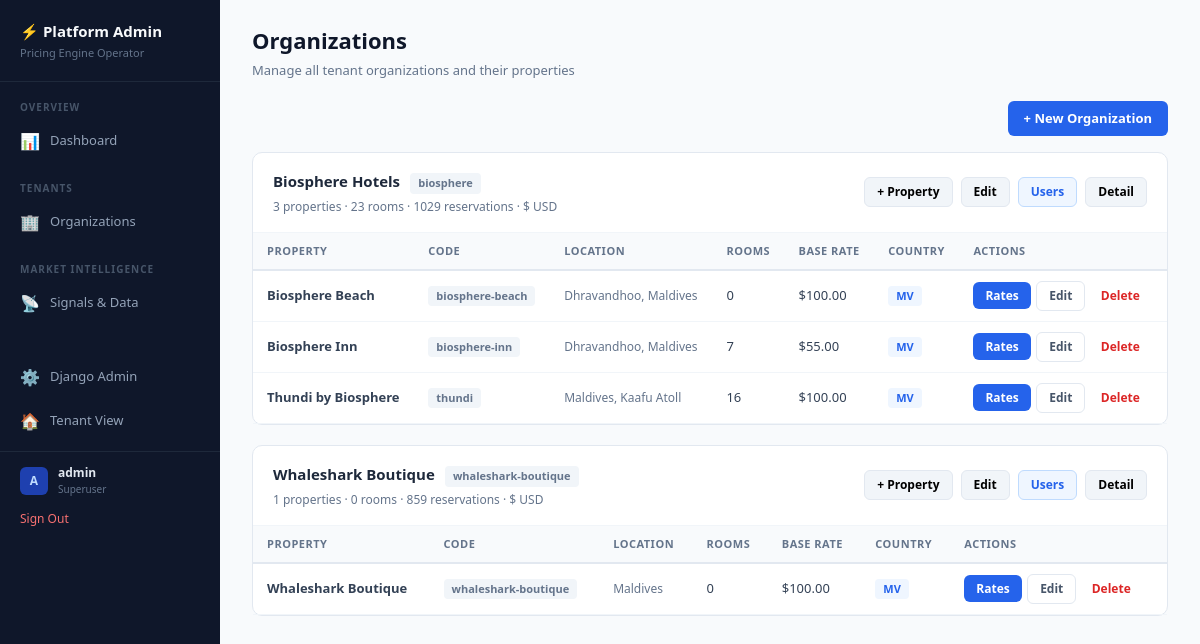
Screenshot of /platform/organizations/ (signed in) with the database file from the repository.
### pricing/models/core.py (models this page shows, shortened)
class Organization(models.Model):
    name = models.CharField(
        max_length=200,
        help_text="Organization name (e.g., 'Atoll Resorts Group')"
    )
    code = models.SlugField(
        max_length=50,
        unique=True,
        help_text="URL-friendly code (e.g., 'atoll-resorts')"
    )
    default_currency = models.CharField(
        max_length=3,
        default='USD',
        help_text="Default currency code (e.g., USD, EUR)"
    )
    currency_symbol = models.CharField(
        max_length=5,
        default='$',
        help_text="Currency symbol for display"
    )
    is_active = models.BooleanField(
        default=True,
        help_text="Whether this organization is active"
    )
    created_at = models.DateTimeField(auto_now_add=True)
    updated_at = models.DateTimeField(auto_now=True)
    class Meta:
        ordering = ['name']
        verbose_name = "Organization"
        verbose_name_plural = "Organizations"

class Property(models.Model):
    organization = models.ForeignKey(
        Organization,
        on_delete=models.PROTECT,
        related_name='properties',
        help_text="Parent organization"
    )
    name = models.CharField(
        max_length=200,
        default="My Hotel",
        help_text="Property name"
    )
    code = models.SlugField(
        max_length=50,
        help_text="URL-friendly code (e.g., 'biosphere-inn')"
    )
    reference_base_rate = models.DecimalField(
        max_digits=10,
        decimal_places=2,
        default=Decimal('100.00'),
        help_text="Reference rate for room index calculations (e.g., Standard Room rate)"
    )
    currency_symbol = models.CharField(
        max_length=5,
        default='$',
        help_text="Currency symbol to display"
    )
    location = models.CharField(
        max_length=255,
        blank=True,
        help_text="e.g., Maldives, Kaafu Atoll"
    )
    country_code = models.CharField(
        max_length=2,
        default='MV',
        db_index=True,
        help_text="ISO 3166-1 alpha-2 country code (e.g., 'MV' for Maldives)"
    )
    total_rooms = models.PositiveIntegerField(
        default=0,
        help_text="Total number of rooms (auto-calculated from room types)"
    )
    service_charge_percent = models.DecimalField(
        max_digits=5,
        decimal_places=2,
        default=Decimal('10.00'),
        validators=[MinValueValidator(0), MaxValueValidator(100)],
        help_text="Service charge percentage (e.g., 10.00 for 10%)"
    )
    tax_percent = models.DecimalField(
        max_digits=5,
        decimal_places=2,
        default=Decimal('16.00'),
        validators=[MinValueValidator(0), MaxValueValidator(100)],
        help_text="Tax percentage (e.g., 16.00 for 16% GST)"
    )
    tax_on_service_charge = models.BooleanField(
        default=True,
        help_text="Whether tax is calculated on subtotal + service charge (True) or just subtotal (False)"
    )
    min_rate_warning = models.DecimalField(
        max_digits=10,
        decimal_places=2,
        null=True,
        blank=True,
        help_text="Warn if any rate falls below this amount"
    )
    max_discount_warning = models.DecimalField(
        max_digits=5,
        decimal_places=2,
        null=True,
        blank=True,
        default=Decimal('40.00'),
        help_text="Warn if total discount percentage exceeds this value"
    )
    is_active = models.BooleanField(
        default=True,
        help_text="Whether this property is active"
    )
    created_at = models.DateTimeField(auto_now_add=True)
    updated_at = models.DateTimeField(auto_now=True)
    class Meta:
        ordering = ['organization', 'name']
        unique_together = ['organization', 'code']
        verbose_name = "Property"
        verbose_name_plural = "Properties"

### platform_data/views.py (the view)
# urls.py: path('organizations/', views.PlatformOrganizationsView.as_view(), name='organizations'),
class PlatformOrganizationsView(SuperuserRequiredMixin, TemplateView):
    template_name = 'platform_data/organizations.html'
    def get_context_data(self, **kwargs):
        context = super().get_context_data(**kwargs)
        from pricing.models import Organization
        from pricing.models.analytics import Reservation
        orgs = Organization.objects.filter(is_active=True).prefetch_related('properties')
        org_list = []
        for org in orgs:
            props = org.properties.filter(is_active=True)
            total_reservations = Reservation.objects.filter(
                hotel__organization=org
            ).count()
            org_list.append({
                'org': org,
                'properties': props,
                'property_count': props.count(),
                'total_rooms': sum(p.total_rooms for p in props),
                'total_reservations': total_reservations,
            })
        context['organizations'] = org_list
        return context

### platform_data/views.py (called while the page is built)
    def test_func(self):
        return self.request.user.is_authenticated and self.request.user.is_superuser

### platform_data/templates/platform_data/organizations.html (shortened to what this page needs)
{% extends "platform_data/base.html" %}
{% block page_title %}Organizations{% endblock %}
{% block page_subtitle %}Manage all tenant organizations and their properties{% endblock %}
{% block content %}
<div style="display:flex; justify-content:flex-end; margin-bottom:16px;">
    <button class="btn btn-primary" onclick="showOrgModal()">+ New Organization</button>
</div>
{% for org_item in organizations %}
<div class="platform-card" id="org-card-{{ org_item.org.pk }}">
    <div class="platform-card-header">
        <div>
            <h3 style="display:inline;">{{ org_item.org.name }}</h3>
            <span class="badge badge-gray" style="margin-left:6px;">{{ org_item.org.code }}</span>
            <div style="font-size:12px; color:#64748b; margin-top:4px;">{{ org_item.property_count }} properties · {{ org_item.total_rooms }} rooms · {{ org_item.total_reservations }} reservations · {{ org_item.org.currency_symbol }} {{ org_item.org.default_currency }}</div>
        </div>
        <div style="display:flex; gap:8px;">
            <button class="btn btn-sm" style="background:#f1f5f9; border:1px solid #e2e8f0;" onclick="showPropertyModal({{ org_item.org.pk }},'{{ org_item.org.name|escapejs }}')">+ Property</button>
            <button class="btn btn-sm" style="background:#f1f5f9; border:1px solid #e2e8f0;" onclick="showOrgModal({{ org_item.org.pk }},'{{ org_item.org.name|escapejs }}','{{ org_item.org.default_currency|escapejs }}','{{ org_item.org.currency_symbol|escapejs }}')">Edit</button>
            <a href="{% url 'platform:org_detail' pk=org_item.org.pk %}#users" class="btn btn-sm" style="background:#eff6ff; border:1px solid #bfdbfe; color:#2563eb;">Users</a>
            <a href="{% url 'platform:org_detail' pk=org_item.org.pk %}" class="btn btn-sm" style="background:#f1f5f9; border:1px solid #e2e8f0;">Detail</a>
        </div>
    </div>
    <div class="platform-card-body">
        {% if org_item.properties %}
        <table class="data-table">
            <thead><tr><th>Property</th><th>Code</th><th>Location</th><th>Rooms</th><th>Base Rate</th><th>Country</th><th>Actions</th></tr></thead>
            <tbody>
            {% for prop in org_item.properties %}
            <tr id="prop-row-{{ prop.pk }}">
                <td style="font-weight:600;">{{ prop.name }}</td>
                <td><span class="badge badge-gray">{{ prop.code }}</span></td>
                <td style="font-size:12px; color:#64748b;">{{ prop.location }}</td>
                <td>{{ prop.total_rooms }}</td>
                <td>{{ prop.currency_symbol }}{{ prop.reference_base_rate }}</td>
                <td><span class="badge badge-blue">{{ prop.country_code|default:"MV" }}</span></td>
                <td style="white-space:nowrap;">
                    <a href="/org/{{ org_item.org.code }}/{{ prop.code }}/rates/" class="btn btn-sm btn-primary" style="margin-right:2px;">Rates</a>
                    <button class="btn btn-sm btn-outline" onclick="showPropertyModal({{ org_item.org.pk }},'{{ org_item.org.name|escapejs }}',{{ prop.pk }},'{{ prop.name|escapejs }}','{{ prop.code|escapejs }}','{{ prop.location|escapejs }}','{{ prop.reference_base_rate }}','{{ prop.currency_symbol|escapejs }}','{{ prop.total_rooms }}','{{ prop.service_charge_percent }}','{{ prop.tax_percent }}','{{ prop.country_code|default:"MV"|escapejs }}')">Edit</button>
                    <button class="btn btn-sm" style="color:#dc2626; background:none; border:none; cursor:pointer;" onclick="deleteProperty({{ prop.pk }},'{{ prop.name|escapejs }}')">Delete</button>
                </td>
            </tr>
            {% endfor %}
            </tbody>
        </table>
        {% else %}
        <div class="empty-state"><p>No properties yet. <button onclick="showPropertyModal({{ org_item.org.pk }},'{{ org_item.org.name|escapejs }}')" style="color:#2563eb; background:none; border:none; cursor:pointer; font-size:inherit;">Add one</button></p></div>
        {% endif %}
    </div>
</div>
{% endfor %}
{% endblock %}

### platform_data/templates/platform_data/base.html (shortened to what this page needs)
<!DOCTYPE html>
<html lang="en">
<head>
    <script src="https://cdn.tailwindcss.com"></script>
</head>
<body>
<nav class="platform-nav">
    <div class="nav-header">
        <h1>⚡ Platform Admin</h1>
        <p>Pricing Engine Operator</p>
    </div>
    <div class="nav-section">Overview</div>
    <a href="{% url 'platform:dashboard' %}" class="nav-link {% if active_section == 'dashboard' %}active{% endif %}">
        <span class="icon">📊</span> Dashboard
    </a>
    <div class="nav-section">Tenants</div>
    <a href="{% url 'platform:organizations' %}" class="nav-link {% if active_section == 'organizations' %}active{% endif %}">
        <span class="icon">🏢</span> Organizations
    </a>
    <div class="nav-section">Market Intelligence</div>
    <a href="{% url 'platform:signals' %}" class="nav-link {% if active_section == 'signals' %}active{% endif %}">
        <span class="icon">📡</span> Signals & Data
    </a>
    <div class="nav-section" style="margin-top:auto;"></div>
    <a href="/admin/" class="nav-link" style="margin-top:16px;">
        <span class="icon">⚙</span> Django Admin
    </a>
    <a href="/" class="nav-link">
        <span class="icon">🏠</span> Tenant View
    </a>
    {% if user.is_authenticated %}
    <div style="padding:12px 20px; border-top:1px solid #1e293b; margin-top:8px;">
        <div style="display:flex; align-items:center; gap:10px;">
            <div style="width:28px; height:28px; background:#1e40af; border-radius:6px; display:flex; align-items:center; justify-content:center; font-size:12px; font-weight:700; color:#bfdbfe;">
                {{ user.username|make_list|first|upper }}
            </div>
            <div>
                <div style="font-size:12px; font-weight:600; color:#e2e8f0;">{{ user.username }}</div>
                <div style="font-size:10px; color:#64748b;">{% if user.is_superuser %}Superuser{% elif user.is_staff %}Staff{% endif %}</div>
            </div>
        </div>
        <form method="post" action="{% url 'logout' %}" style="margin-top:8px;">
            <button type="submit" style="background:none; border:none; color:#f87171; font-size:12px; cursor:pointer; padding:0; font-weight:500;">
                Sign Out
            </button>
        </form>
    </div>
    {% endif %}
</nav>
<main class="platform-main">
    <div style="margin-bottom:20px;">
        <h2 style="font-size:22px; font-weight:800; color:#0f172a;">{% block page_title %}Platform{% endblock %}</h2>
        <p style="font-size:13px; color:#64748b; margin-top:4px;">{% block page_subtitle %}{% endblock %}</p>
    </div>
    {% block content %}{% endblock %}
</main>
</body>
</html>

### rows the page displays
Organization: org.name "Biosphere Hotels", org.code "biosphere", property_count "3", total_rooms "23", total_reservations "1029", org.currency_symbol "$", org.default_currency "USD"
Property: name "Biosphere Beach", code "biosphere-beach", location "Dhravandhoo, Maldives", total_rooms "0", currency_symbol "$", reference_base_rate "100.00", country_code "MV"
Property: name "Biosphere Inn", code "biosphere-inn", location "Dhravandhoo, Maldives", total_rooms "7", currency_symbol "$", reference_base_rate "55.00", country_code "MV"
Property: name "Thundi by Biosphere", code "thundi", location "Maldives, Kaafu Atoll", total_rooms "16", currency_symbol "$", reference_base_rate "100.00", country_code "MV"
Organization: org.name "Whaleshark Boutique", org.code "whaleshark-boutique", property_count "1", total_rooms "0", total_reservations "859", org.currency_symbol "$", org.default_currency "USD"
Property: name "Whaleshark Boutique", code "whaleshark-boutique", location "Maldives", total_rooms "0", currency_symbol "$", reference_base_rate "100.00", country_code "MV"

### other values shown
{{ user.username|make_list|first|upper }} "A"
{{ user.username }} "admin"
